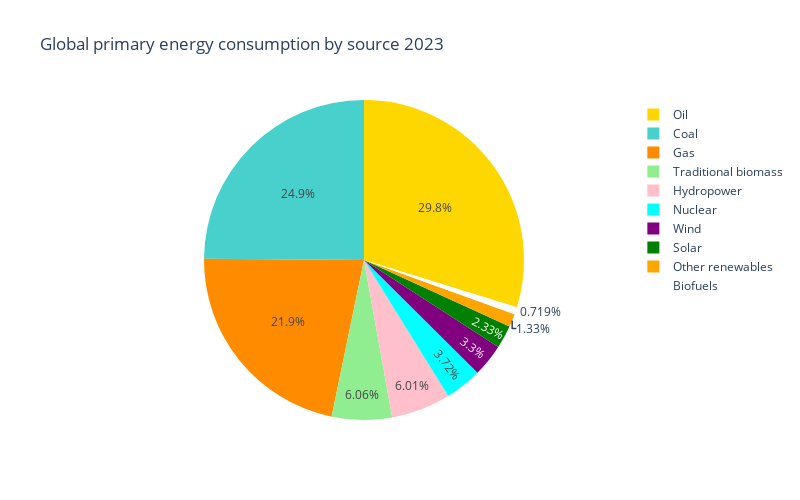

The notebook cell this image was saved under:
### Code cell
my_colors = ["gold", "mediumturquoise", "darkorange", "lightgreen", "pink",
            "cyan", "purple", "green", "orange", "white"]

fig = px.pie(df, values='Consumption', names='Source',
             color_discrete_sequence=my_colors,
             width=800, height=500,
             title='Global primary energy consumption by source 2023')
fig.show()

### Figure 1 — Plotly figure (JSON) as saved in the notebook; plotly's stock layout.template omitted (floating-point values rounded to 4 significant figures)
{"data": [{"domain": {"x": [0, 1], "y": [0, 1]}, "hovertemplate": "Source=%{label}<br>Consumption=%{value}<extra></extra>", "labels": ["Other renewables", "Biofuels", "Solar", "Wind", "Hydropower", "Nuclear", "Gas", "Oil", "Coal", "Traditional biomass"], "legendgroup": "", "name": "", "showlegend": true, "type": "pie", "values": [2428.0, 1318.0, 4264.0, 6040.0, 11010.0, 6824.0, 40100.0, 54564, 45560.0, 11111]}], "layout": {"height": 500, "legend": {"tracegroupgap": 0}, "piecolorway": ["gold", "mediumturquoise", "darkorange", "lightgreen", "pink", "cyan", "purple", "green", "orange", "white"], "title": {"text": "Global primary energy consumption by source 2023"}, "width": 800}}
